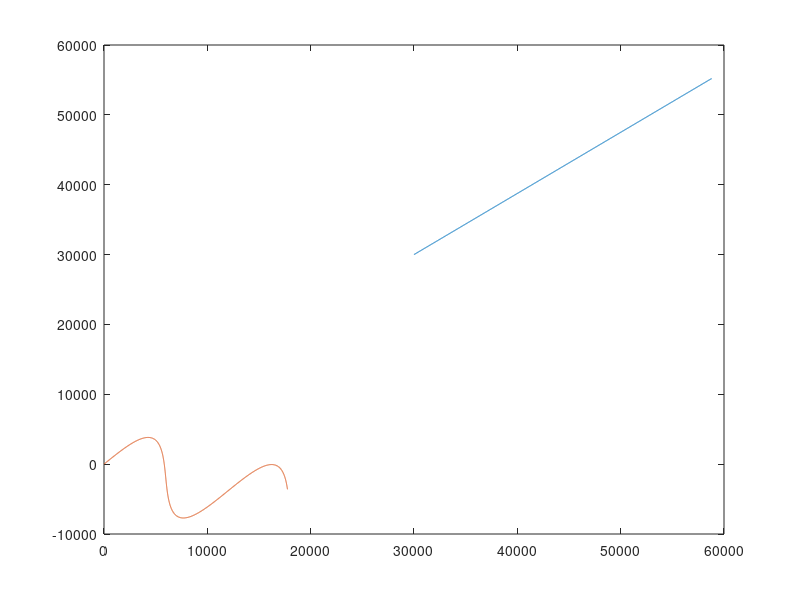

Here is the MATLAB script that generated this plot: (Note: this script raises an error after producing the figure.)
clear all
close all
clc

%%%%%%%%%%%%%%%%%%%%%%%%%%
%   Global DATA
%%%%%%%%%%%%%%%%%%%%%%%%%%%%
DATA=[];
DATA.T=2;%sampling time in seconds
DATA.time_horizon=3600;%number of seconds
DATA.sigma=0.01;%*deg2rad(.5);%standard deviation for the noise
DATA.time=[0:DATA.time_horizon/DATA.T].*DATA.T;


%%%%%%%%%%%%%%%%%%%%%%%%%%
%   Target DATA
%%%%%%%%%%%%%%%%%%%%%%%%%%%%
xt0=30000;%initial position along x axis
yt0=30000;%initial position along y axis
xdott0=8;%initial velocity along x axis
ydott0=7;%initial velocity along y axis
xddott0=0;%constant acceleration along x axis
yddott0=0;%constant acceleration along y axis
DATA.psi=[xt0,yt0,xdott0,ydott0,xddott0,yddott0];%real parameter vector

%%%%%%%%%%%%%%%%%%%%%%%%%%%%%%%%%%%%%%%%
%   Target Trajectory (without noise)
%%%%%%%%%%%%%%%%%%%%%%%%%%%%%%%%%%%%%%%%

DATA.X_t=[];
DATA.Y_t=[];
DATA.XDOT_t=[];
DATA.YDOT_t=[];
for k=0:DATA.time_horizon/DATA.T
    DATA.X_t=[DATA.X_t,DATA.psi(1)+DATA.psi(3)*k*DATA.T+...
        DATA.psi(5)*k^2*DATA.T^2/2];
     DATA.Y_t=[DATA.Y_t,DATA.psi(2)+DATA.psi(4)*k*DATA.T+...
        DATA.psi(6)*k^2*DATA.T^2/2];
    DATA.XDOT_t=[DATA.XDOT_t,DATA.psi(3)+psi(5)*k*DATA.T];
    DATA.YDOT_t=[DATA.YDOT_t,DATA.psi(4)+DATA.psi(6)*k*DATA.T];
end


%%%%%%%%%%%%%%%%%%%%%%%%%%
%   Ownship DATA
%%%%%%%%%%%%%%%%%%%%%%%%%%%%
ownship_initial_position_x=0;
ownship_initial_position_y=0;
ownship_velocity_x=5;
ownship_amplitude=5000;
ownship_omega=0.00050;
theta=-pi/10;
%%%%%%%%%%%%%%%%%%%%%%%%%%%%%%%%%%%%%%%%
%   Ownship Trajectory 
%%%%%%%%%%%%%%%%%%%%%%%%%%%%%%%%%%%%%%%%
ownship_rotation=[cos(theta) -sin(theta); sin(theta) cos(theta)];
DATA.X_o=[];
DATA.Y_o=[];
DATA.XDOT_o=[];
DATA.YDOT_o=[];
for k=0:DATA.time_horizon/DATA.T 
    xo=ownship_initial_position_x+ownship_velocity_x*k*DATA.T;
    yo=ownship_amplitude*sin(ownship_omega*xo);
    xdot=ownship_velocity_x;
    ydot=ownship_amplitude*cos(ownship_omega*xo)*ownship_omega*ownship_velocity_x;
    tmp=ownship_rotation*[xo;yo];
    xo=tmp(1);
    yo=tmp(2);
    tmp_v=ownship_rotation*[xdot;ydot];
    xdot=tmp_v(1);
    ydot=tmp_v(2);
    DATA.X_o=[DATA.X_o,xo];
    DATA.Y_o=[DATA.Y_o,yo];
    DATA.XDOT_o=[DATA.XDOT_o,xdot];
    DATA.YDOT_o=[DATA.YDOT_o,ydot];
end

%%%%%%%%%%%%%%%%%%%%%%%%%%%%%%%%%%%%%%%%
%    Measurements : h ideal, w noise, z noisy
%%%%%%%%%%%%%%%%%%%%%%%%%%%%%%%%%%%%%%%%

DATA.MEASURE=[];
DATA.MEASURE.h=atan((DATA.Y_t-DATA.Y_o)./(DATA.X_t-DATA.X_o));
DATA.MEASURE.w=normrnd(0,DATA.sigma,1,length(DATA.MEASURE.h));
DATA.MEASURE.z=DATA.MEASURE.h+DATA.MEASURE.w;

figure();
plot(DATA.X_t,DATA.Y_t)
hold on
plot(DATA.X_o,DATA.Y_o)

figure()

origin = [11.785777,44.133148,0];
origin = [11.615665, 43.315353,0];

[latT,lonT] = local2latlon(DATA.X_t,DATA.Y_t,DATA.Y_t.*0,origin);
geoplot(latT,lonT,'Color','red','Linewidth',2)
hold on
geoplot(latT(1),lonT(1),'Color','red','Linewidth',2,'Marker','*')
[lat,lon] = local2latlon(DATA.X_o,DATA.Y_o,DATA.Y_t.*0,origin);
geoplot(lat,lon,'Color','blue','Linewidth',2)
geoplot(lat(1),lon(1),'Color','blue','Linewidth',2,'Marker','+')
geobasemap topographic



theta=rand(6,1);%random parameter vector to test objective function
f = objectivefunction(theta,DATA.X_o,DATA.Y_o,DATA.MEASURE.z,DATA.sigma,DATA.time)


%for debugging, this is the result when the real parameter vector is used.
fideal = objectivefunction(DATA.psi,DATA.X_o,DATA.Y_o,DATA.MEASURE.z,DATA.sigma,DATA.time)

%data to be printed
PRINT=[DATA.time',DATA.X_o',DATA.Y_o',DATA.MEASURE.z'];

output_file = 'output.csv';
% Write the matrix to a CSV file
csvwrite(output_file, PRINT);
% Display a confirmation message
disp(['CSV file created: ', output_file]);
